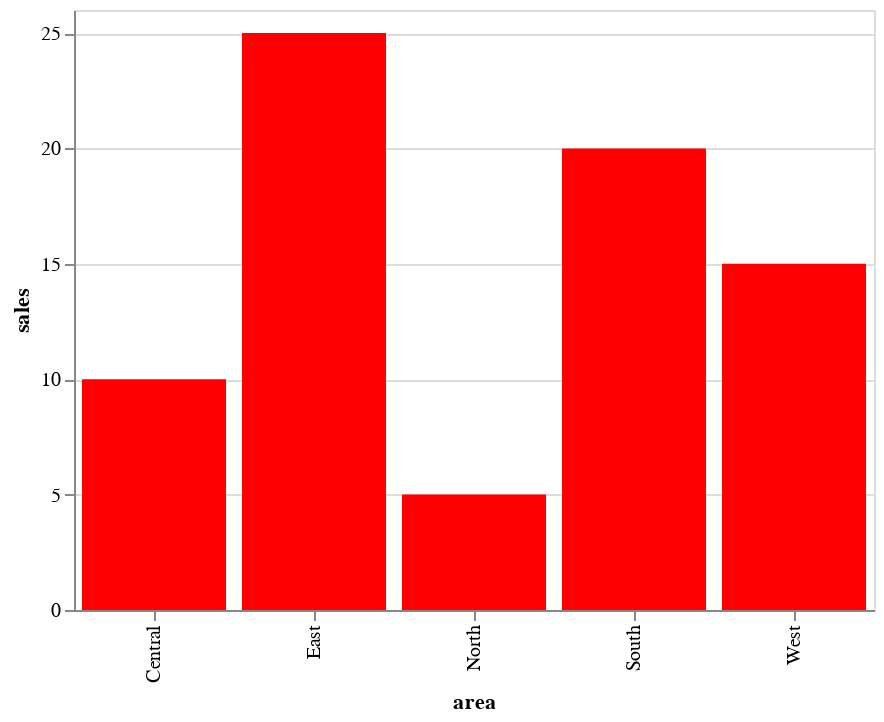

Notebook source saved alongside this figure:
### Code cell
selection = alt.selection_single()

base.add_selection(selection).encode(
    color=alt.condition(selection, alt.value("red"), alt.value("blue"))
)

### Figure 1 — Vega-Lite specification as saved in the notebook (floating-point values rounded to 4 significant figures)
{"$schema": "https://vega.github.io/schema/vega-lite/v3.4.0.json", "config": {"mark": {"tooltip": null}, "view": {"height": 300, "width": 400}}, "data": {"name": "data-e9a1bf97bac3c6f8642dc2ef7d8e4b49"}, "datasets": {"data-e9a1bf97bac3c6f8642dc2ef7d8e4b49": [{"area": "North", "profit": 2, "sales": 5}, {"area": "East", "profit": 8, "sales": 25}, {"area": "West", "profit": 6, "sales": 15}, {"area": "South", "profit": 5, "sales": 20}, {"area": "Central", "profit": 3, "sales": 10}]}, "encoding": {"color": {"condition": {"selection": "selector004", "value": "red"}, "value": "blue"}, "x": {"field": "area", "type": "nominal"}, "y": {"field": "sales", "type": "quantitative"}}, "mark": "bar", "selection": {"selector004": {"type": "single"}}}
